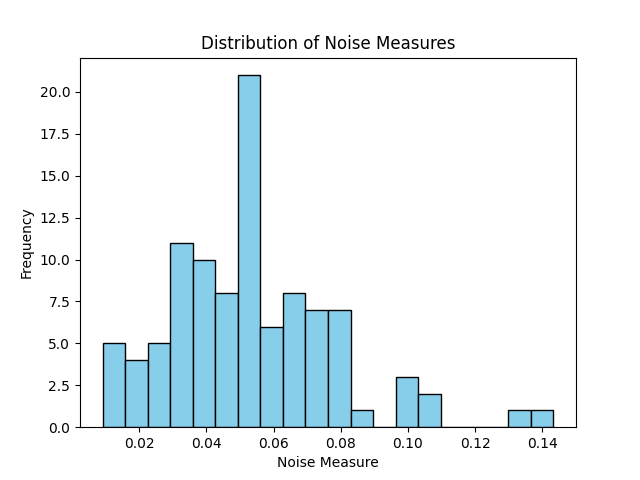
#> input picture div2k_niose.png, 640 x 480 px; the run also reads 1 picture not shown here
$ python sharpen.py . out 1.0 1.0 1.0
#> lines starting #> are read from the running program, lines starting #| are printed output that depends on the picture
import os
import sys
import numpy as np
from skimage.filters import unsharp_mask, gaussian
from skimage import color, io, img_as_ubyte

def sharpen_image(image_path, amount, radius, sigma):
#> called with image_path = './div2k_niose.png', amount = 1, radius = 1, sigma = 1
    image = io.imread(image_path)
#> image is the input picture: shape (480, 640, 4); mean R, G, B, A 234.4, 242.4, 245.7, 255

    image_gray = color.rgb2gray(image)
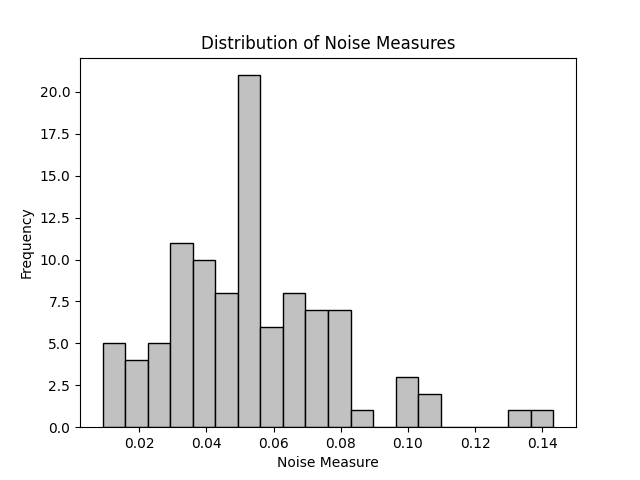
#> image_gray: shape (480, 640) float64; min 0, max 1, mean 0.945

    # Denoise the image using a Gaussian filter
    denoised_image = gaussian(image_gray, sigma=sigma)
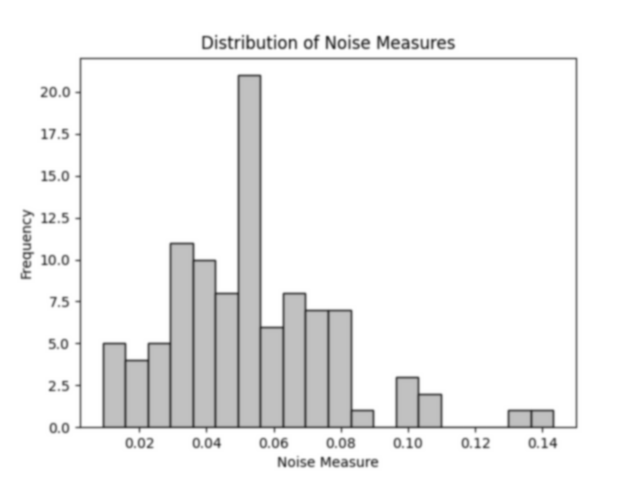
#> denoised_image: shape (480, 640) float64; min 0.227, max 1, mean 0.945

    unsharp_image = unsharp_mask(denoised_image, radius=radius, amount=amount)

    sharpened_image = img_as_ubyte(unsharp_image)

    return sharpened_image

if __name__ == "__main__":
    if len(sys.argv) != 6:
        print("Usage: python script.py <input_directory> <output_directory> <amount> <radius> <sigma>")
        sys.exit(1)

    input_directory = sys.argv[1]
    output_directory = sys.argv[2]
    amount = float(sys.argv[3])
    radius = float(sys.argv[4])
    sigma = float(sys.argv[5])

    if not os.path.exists(output_directory):
        os.makedirs(output_directory)

    files = [f for f in os.listdir(input_directory) if os.path.isfile(os.path.join(input_directory, f))]

    for f in files:
        input_path = os.path.join(input_directory, f)
        output_path = os.path.join(output_directory, f)
#> (the run stopped early here; a loop or call above may not have finished)
